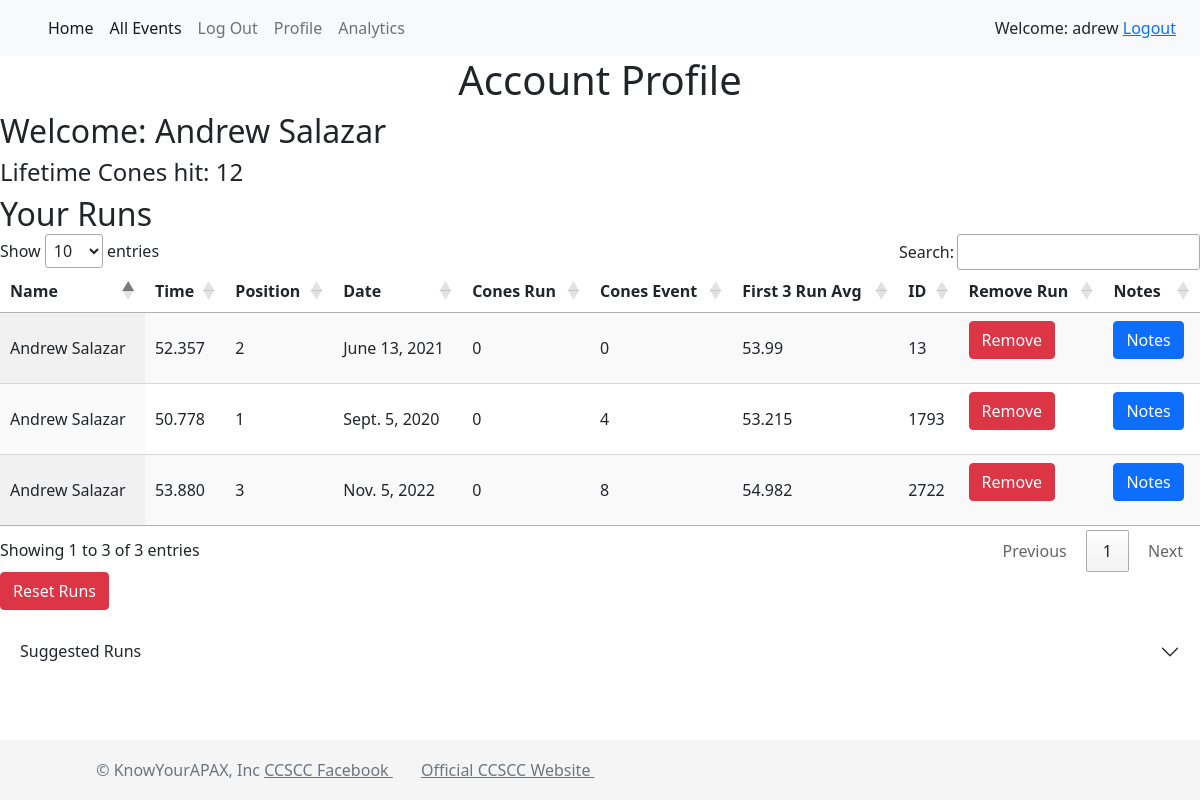
The page /user_profile/ (signed in) on the database its author committed.
### autocross/models.py (models this page shows, shortened)
class Profile(models.Model):
    user = models.OneToOneField(User, on_delete=models.CASCADE)
    car_num_list = models.TextField(blank=True)
    car_model_list = models.TextField(blank=True)
    suggestion_list = models.TextField(blank=True)
    total_cone_count = models.IntegerField(null = True)
    run_list = models.TextField(blank=True)
    events_checked_list = models.TextField(blank=True)
    def count_cones(self):
        local_run_list = self.run_list.split('|')
        local_run_list.pop()
        self.total_cone_count = 0
        for brun_id in local_run_list:
            run = Best_run_data.objects.get(b_run_id = brun_id)
            self.total_cone_count+= run.cones_hit_event
        self.save()

class Best_run_data(models.Model):
    b_run_id = models.AutoField(primary_key=True)
    run_id = models.ForeignKey('Run_data', on_delete=models.SET_NULL,null = True)
    raw_class_position = models.SmallIntegerField()
    pax_class_position = models.SmallIntegerField()
    pax_time = models.CharField(max_length=7)
    note_id = models.ForeignKey('Run_notes', on_delete=models.SET_NULL,null = True)
    raw_diff_succesor = models.CharField(max_length=7)
    raw_diff_first = models.CharField(max_length=7)
    pax_diff_succesor = models.CharField(max_length=7)
    pax_diff_first = models.CharField(max_length=7)
    cones_hit_event = models.IntegerField()
    three_run_avg = models.CharField(max_length=7)

class Run_data(models.Model):
    run_id = models.AutoField(primary_key=True)
    class_name = models.CharField(max_length=7)
    car_num = models.IntegerField()
    driver_name = models.CharField(max_length = 36)
    car_model = models.CharField(max_length=50)
    time = models.CharField(max_length=7)
    cones_hit = models.IntegerField()
    event_id = models.ForeignKey('Event', on_delete=models.SET_NULL,null = True)

class Event(models.Model):
    event_id = models.AutoField(primary_key=True)
    date = models.DateField(unique=True)
    location = models.CharField(max_length=50)
    name = models.CharField(max_length=100)

### autocross/views.py (the view)
# urls.py: path('user_profile/',  views.user_profile, name = 'user_profile'),
@login_required
def user_profile(request):
    current_profile = request.user.profile
    instance = None
    if(request.GET.get('note_id')):
        print("InRequest")
        print(request.GET['note_id'])
        instance = Run_notes.objects.get(note_id = int(request.GET['note_id']))
    if request.method == 'POST':
        form = RunNotesForm(request.POST or None, instance=instance)
        if form.is_valid():
            form.save()
    else:
        form = RunNotesForm(instance=instance)
    if(request.GET.get('suggbtn')):
        current_profile.get_suggestions()
    if(request.GET.get('sugg_add')):
        current_profile.add_to_run_list(request.GET['sugg_add'])
    if(request.GET.get('sugg_rem')):
        print(request.GET['sugg_rem'])
        current_profile.remove_from_sugg_list(request.GET['sugg_rem'])
    if(request.GET.get('run_rem')):
        current_profile.remove_from_run_list(request.GET['run_rem'])
    if(request.GET.get('sugg_reset')):
        current_profile.suggestion_list = ''
        current_profile.events_checked_list = ''
        current_profile.save()
    if(request.GET.get('run_reset')):
        current_profile.remove_all_run_notes()
        current_profile.run_list = ''
        current_profile.save()
    if(request.GET.get('add_all')):
        current_sugg_list = current_profile.suggestion_list.split('|')
        current_sugg_list.pop()
        for id in current_sugg_list:
            current_profile.remove_from_sugg_list(id)
            current_profile.add_to_run_list(id)
    current_profile.count_cones()
    sugg_list = current_profile.suggestion_list.split('|')
    sugg_list.pop()
    events_checked = current_profile.events_checked_list.split('|')
    events_checked.pop()
    local_run_list = current_profile.run_list.split('|')
    local_run_list.pop()
    sugg_run_list =[]
    run_note_list = []
    for brun_id in sugg_list:
        run = Best_run_data.objects.get(b_run_id=int(brun_id))
        sugg_run_list.append(run)
    for brun_id in local_run_list:
        run = Best_run_data.objects.get(b_run_id=int(brun_id))
        note = Run_notes.objects.get(b_run_id = Best_run_data.objects.get(b_run_id = int(brun_id)))
        run_note_list.append((run,note))
    context = {'sugg_run_list':sugg_run_list,'sugg_list':sugg_list, 'run_note_list':run_note_list,'events_checked':events_checked, 'form':form}
    return render(request, 'autocross/user_profile.html', context=context)

### autocross/forms.py
class RunNotesForm(ModelForm):
    class Meta:
        model = Run_notes
        fields = ['tire_pressure','tire_wear','comments','video_link']

### autocross/templates/autocross/user_profile.html (shortened to what this page needs)
<html lang="en">
<head>
  <link href="https://cdn.jsdelivr.net/npm/bootstrap@5.2.2/dist/css/bootstrap.min.css" rel="stylesheet">
  <link rel="stylesheet" type="text/css" href="https://cdn.jsdelivr.net/npm/bootstrap@5.0.2/dist/css/bootstrap.min.css"/>
  <link rel = "stylesheet" type = "text/css" href = "https://cdn.datatables.net/1.11.5/css/jquery.dataTables.min.css"/>
</head>
<body>
<script src="https://cdn.jsdelivr.net/npm/jquery@3.6.0/dist/jquery.min.js"></script>
    {% extends "base.html" %}
    {% block below %}
    <h1 class="text-center">Account Profile</h1>
    <h2>Welcome: {{user.get_full_name}}</h2>
    <h4>Lifetime Cones hit: {{user.profile.total_cone_count}}</h4>
          <h2 class="accordion-header" id="flush-headingOne">
              Your Runs
          </h2>
              <table id = "" class="display">
                <thead>
              <th>Name</th>
              <th>Time</th>
              <th>Position</th>
              <th>Date</th>
              <th>Cones Run</th>
              <th>Cones Event</th>
              <th>First 3 Run Avg</th>
              <th>ID</th>
              <th>Remove Run</th>
              <th>Notes</th>
                </thead>
            <tbody>
              {% for run,note in run_note_list %}
              <tr>
                  <td>{{run.run_id.driver_name}}</td>
                  <td>{{run.run_id.time}}</td>
                  <td>{{run.raw_class_position}}</td>
                  <td>{{run.run_id.event_id.date}}</td>
                  <td>{{run.run_id.cones_hit}}</td>
                  <td>{{run.cones_hit_event}}</td>
                  <td>{{run.three_run_avg}}</td>
                  <td>{{run.b_run_id}}</td>
                  <td>
                    <form action="#" method="get">
                        <button type="submit" class="btn btn-danger" value = "{{run.b_run_id}}" name="run_rem">Remove</button>
                    </form>
                  </td>
                  <td>
                    <form action="#" method="get">
                    <button class="btn btn-primary" type="submit" data-bs-toggle="offcanvas" data-bs-target="#offcanvasExample" aria-controls="offcanvasExample" value = "{{note.note_id}}" name="note_id">
                      Notes
                    </button>
                    </form>
                  </td>
              </tr>
              {% endfor %}
            </tbody>
              </table>
              <form action="#" method="get">
                <button type="submit" class="btn btn-danger" value = "reset" name="run_reset">Reset Runs</button>
              </form>
      <div class="accordion accordion-flush" id="accordionFlushExample">
        <div class="accordion-item">
          <h2 class="accordion-header" id="flush-headingOne">
            <button class="accordion-button collapsed" type="button" data-bs-toggle="collapse" data-bs-target="#flush-collapseTwo" aria-expanded="false" aria-controls="flush-collapseOne">
              Suggested Runs
            </button>
          </h2>
        </div>
      </div>
</body>
</html>
{% endblock %}

### templates/base.html (shortened to what this page needs)
<nav class="navbar navbar-expand-lg navbar-light bg-light">
    <div class="container-fluid">
      <div class="collapse navbar-collapse" id="navbarSupportedContent">
        <ul class="navbar-nav me-auto mb-2 mb-lg-0">
          <li class="nav-item">
            <a class="nav-link active" aria-current="page" id="navHome" href="{% url 'autocross:home' %}">Home</a>
          </li>
          <li class="nav-item">
            <a class="nav-link active" aria-current="page" id="navAllEvents" href="{% url 'autocross:all_events' %}">All Events</a>
          </li>
         {% if user.is_authenticated %}
         <li class="nav-item">
            <a class="nav-link" class="debug" id="navLogin" href="{% url 'logout'%}">Log Out</a>
          </li>
         {% else %}
         <li class="nav-item">
            <a class="nav-link" class="debug" id="navLogin" href="{% url 'login'%}">Login</a>
          </li>
        {% endif %}
        {% if user.is_authenticated %}
          <li class="nav-item">
            <a class="nav-link" class="debug" id="navProfile" href="{% url 'autocross:user_profile' %}">Profile</a>
          </li>
          <li class="nav-item">
            <a class="nav-link" id="navAnalytics" href="{% url 'autocross:analytics' %}">Analytics</a>
          </li>
        {% endif %}
      </ul>
  <span>
      {% if user.is_authenticated %}
        <h0>Welcome: {{user.get_username}}</h0>
        <a href="{% url 'logout'%}?next={{request.path}}">Logout</a>
        {%else%}
          <h0><right>You are not logged in</right></h0>
          <a href="{% url 'login'%}?next={{request.path}}">Login</a>
      {%endif%}
  </span>
      </div>
  </div>
</nav>
{% block below %}
{% endblock %}
<footer class="footer">
  <div class="container">
    <a href="/" class="mb-3 me-2 mb-md-0 text-muted text-decoration-none lh-1">
      <svg class="bi" width="30" height="24"><use xlink:href="#bootstrap"/></svg>
    </a>
    <span class="mb-3 mb-md-0 text-muted">&copy; KnowYourAPAX, Inc</span>
    <span class="mb-3"><a class="text-muted" href="https://www.facebook.com/ccsportscarclub/"> CCSCC Facebook </a><svg class="bi" width="24" height="24"><use xlink:href="#facebook"/></svg></a></li>
    <span class="mb-3"><a class="text-muted" href="https://ccsportscarclub.org/"> Official CCSCC Website <svg class="bi" width="24" height="24"><use xlink:href="#Officalsite"/></svg></a></li>
  </div>
</footer>

### templates/base.html (style rules this page uses)
html { position: relative; min-height: 100%; }
body { margin-bottom: 60px; }
.footer { position: absolute; bottom: 0; width: 100%; height: 60px; line-height: 60px; background-color: #f5f5f5; }

### rows shown on the page
Best_run_data: run_id.driver_name "Andrew Salazar", run_id.time "52.357", raw_class_position "2", run_id.event_id "June 13, 2021", run_id.cones_hit "0", cones_hit_event "0", three_run_avg "53.99", b_run_id "13", {{ note.note_id }} 78 (drawn)
Best_run_data: run_id.driver_name "Andrew Salazar", run_id.time "50.778", raw_class_position "1", run_id.event_id "Sept. 5, 2020", run_id.cones_hit "0", cones_hit_event "4", three_run_avg "53.215", b_run_id "1793", {{ note.note_id }} 79 (drawn)
Best_run_data: run_id.driver_name "Andrew Salazar", run_id.time "53.880", raw_class_position "3", run_id.event_id "Nov. 5, 2022", run_id.cones_hit "0", cones_hit_event "8", three_run_avg "54.982", b_run_id "2722", {{ note.note_id }} 80 (drawn)

### other values the page prints
{{ user.get_username }} "adrew"
{{ user.get_full_name }} "Andrew Salazar"
{{ user.profile.total_cone_count }} "12"
